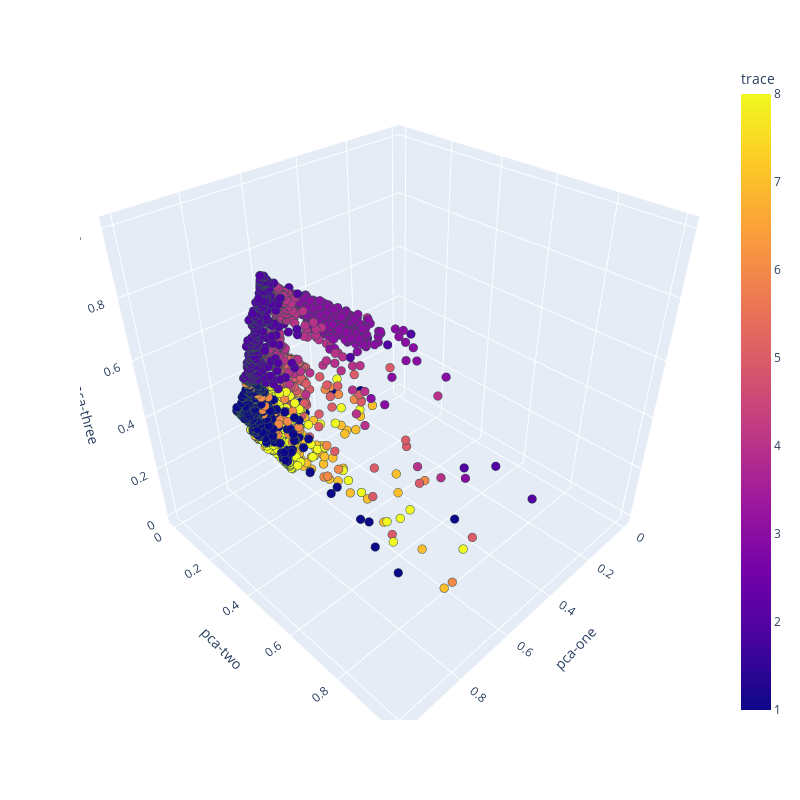

Write notebook code for a chart like this one.
### Markdown cell above
## visualize pca results

### Code cell
from utils.visualization import plot_pca

plot_pca(df_train, n_components=N_COMPONENTS)

### Figure 1 — Plotly figure (JSON) as saved in the notebook; plotly's stock layout.template omitted (floating-point values rounded to 4 significant figures; data arrays with more than 128 entries replaced by an {"elided": "..."} marker saying what was removed)
{"data": [{"hovertemplate": "pca-one=%{x}<br>pca-two=%{y}<br>pca-three=%{z}<br>trace=%{marker.color}<extra></extra>", "legendgroup": "", "marker": {"color": {"elided": "3278 int values"}, "coloraxis": "coloraxis", "line": {"color": "DarkSlateGrey", "width": 0.7}, "size": 3, "symbol": "circle"}, "mode": "markers", "name": "", "scene": "scene", "showlegend": false, "type": "scatter3d", "x": {"elided": "3278 float values"}, "y": {"elided": "3278 float values"}, "z": {"elided": "3278 float values"}}], "layout": {"autosize": false, "coloraxis": {"colorbar": {"title": {"text": "trace"}}, "colorscale": [[0, "#0d0887"], [0.1111, "#46039f"], [0.2222, "#7201a8"], [0.3333, "#9c179e"], [0.4444, "#bd3786"], [0.5556, "#d8576b"], [0.6667, "#ed7953"], [0.7778, "#fb9f3a"], [0.8889, "#fdca26"], [1, "#f0f921"]]}, "height": 800, "legend": {"tracegroupgap": 0}, "margin": {"t": 60}, "scene": {"domain": {"x": [0, 1], "y": [0, 1]}, "xaxis": {"title": {"text": "pca-one"}}, "yaxis": {"title": {"text": "pca-two"}}, "zaxis": {"title": {"text": "pca-three"}}}, "width": 800}}
